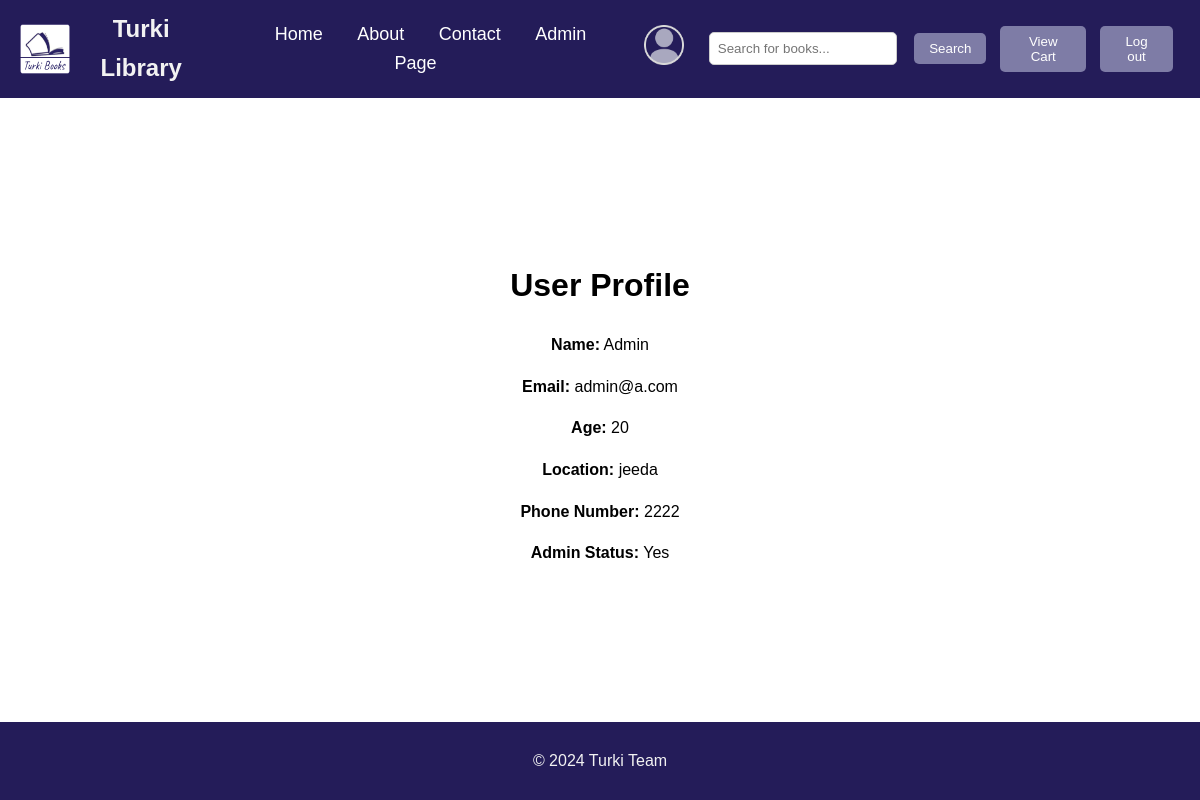
The page /librarySystem/Profile.php (signed in) on the database its author committed.
### tables this page shows
CREATE TABLE `user` (
  `id` int(11) NOT NULL,
  `email` varchar(255) NOT NULL,
  `password` varchar(255) NOT NULL,
  `age` int(11) NOT NULL,
  `isAdmin` tinyint(1) NOT NULL DEFAULT 0,
  `location` varchar(255) DEFAULT NULL,
  `phone_number` varchar(20) DEFAULT NULL,
  `name` varchar(100) NOT NULL
);

### librarySystem/main.php (called while the page is built, shortened)
<?php
include_once ('DBconnection.php');
class Main {
    public $DB;
    function __construct() {
        $this->DB = new DBcontroller;
        $this->DB->openConnection();
    }
    function __destruct() {
        $this->DB->closeConnection();
    }
    function getUserData($id){
        $query = "SELECT * FROM user WHERE id = '$id'";
        return $this->DB->select($query);
    }
}
?>

### librarySystem/DBconnection.php (called while the page is built, shortened)
<?php
    class DBcontroller {
        public $server_name;
        public $username;
        public $password;
        public $database;
        public $conn;
        function __construct() {
            $this->server_name = "localhost";
            $this->username = "root";
            $this->password = "";
            $this->database = "librarysystem";
        }
        public function openConnection() {
            $this -> conn = new mysqli($this -> server_name, $this -> username, $this -> password, $this -> database);
            if ($this -> conn -> connect_error) {
                echo "Error in Connection : " . $this -> conn -> connect_error;
                return false;
            } else {
                return true;
            }
        }
        public function select($qry) {
            $result = $this -> conn -> query($qry);
            if (!$result) {
                echo "Error : " . mysqli_error($this -> conn);
                return false;
            } else {
                return $result -> fetch_all(MYSQLI_ASSOC);
            }
        }
    }

### librarySystem/Profile.php (the view, shortened to what this page needs)
<?php
require_once('main.php');
$main = new Main();
if (isset($_SESSION["user"])) {
    $data = $main->getUserData($_SESSION['user'][2]);
}else{
    header("Location: index.php");
}
?>
<!DOCTYPE html>
<html lang="en">
<head>
    <link rel="stylesheet" href="css/css.css">
</head>
<body>
    <div id="content">
        <?php include 'header.php'; ?>
    </div>
    <div class="content">
        <main class="main-content">
            <h1>User Profile</h1>
            <div class="user-profile">
                <?php
                if (!empty($data)) {
                    $user = $data[0];
                    echo "<p><strong>Name:</strong> " . htmlspecialchars($user['name']) . "</p>";
                    echo "<p><strong>Email:</strong> " . htmlspecialchars($user['email']) . "</p>";
                    echo "<p><strong>Age:</strong> " . htmlspecialchars($user['age']) . "</p>";
                    echo "<p><strong>Location:</strong> " . htmlspecialchars($user['location']) . "</p>";
                    echo "<p><strong>Phone Number:</strong> " . htmlspecialchars($user['phone_number']) . "</p>";
                    echo "<p><strong>Admin Status:</strong> " . ($user['isAdmin'] ? 'Yes' : 'No') . "</p>";
                } else {
                    echo "<p>No user data available.</p>";
                }
                ?>
            </div>
        </main>
    </div>
    <div id="content">
        <?php include 'footer.php'; ?>
    </div>
</body>
</html>

### librarySystem/css/css.css (style rules this page uses)
body { margin: 0; font-family: Arial, sans-serif; line-height: 1.6; display: flex; flex-direction: column; min-height: 100vh; }
.content { display: flex; flex-grow: 1; justify-content: center; align-items: center; padding: 20px; }
.main-content { flex: 3; text-align: center; }

### rows shown on the page
user: name "Admin", email "admin@a.com", age "20", location "jeeda", phone_number "2222"
